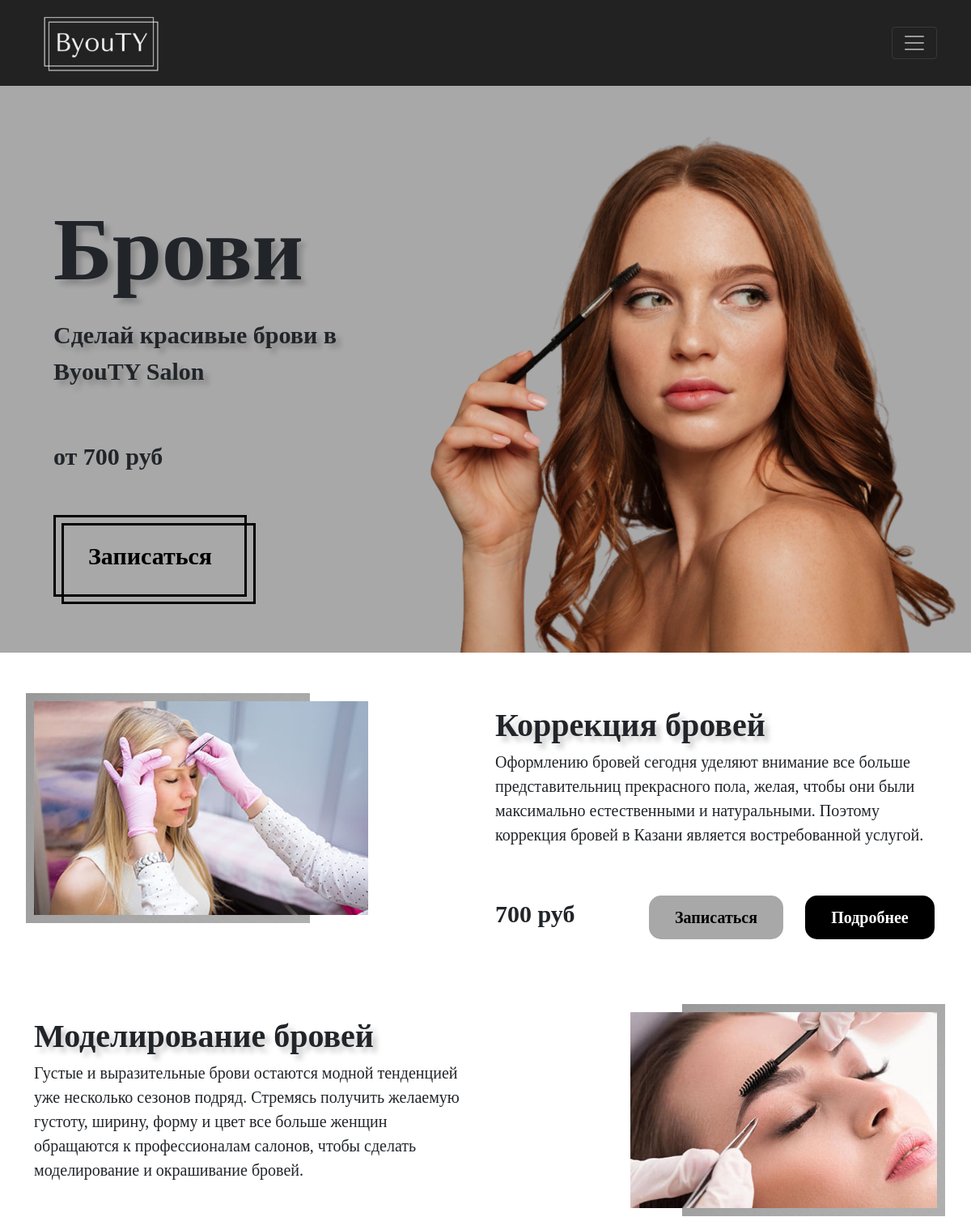
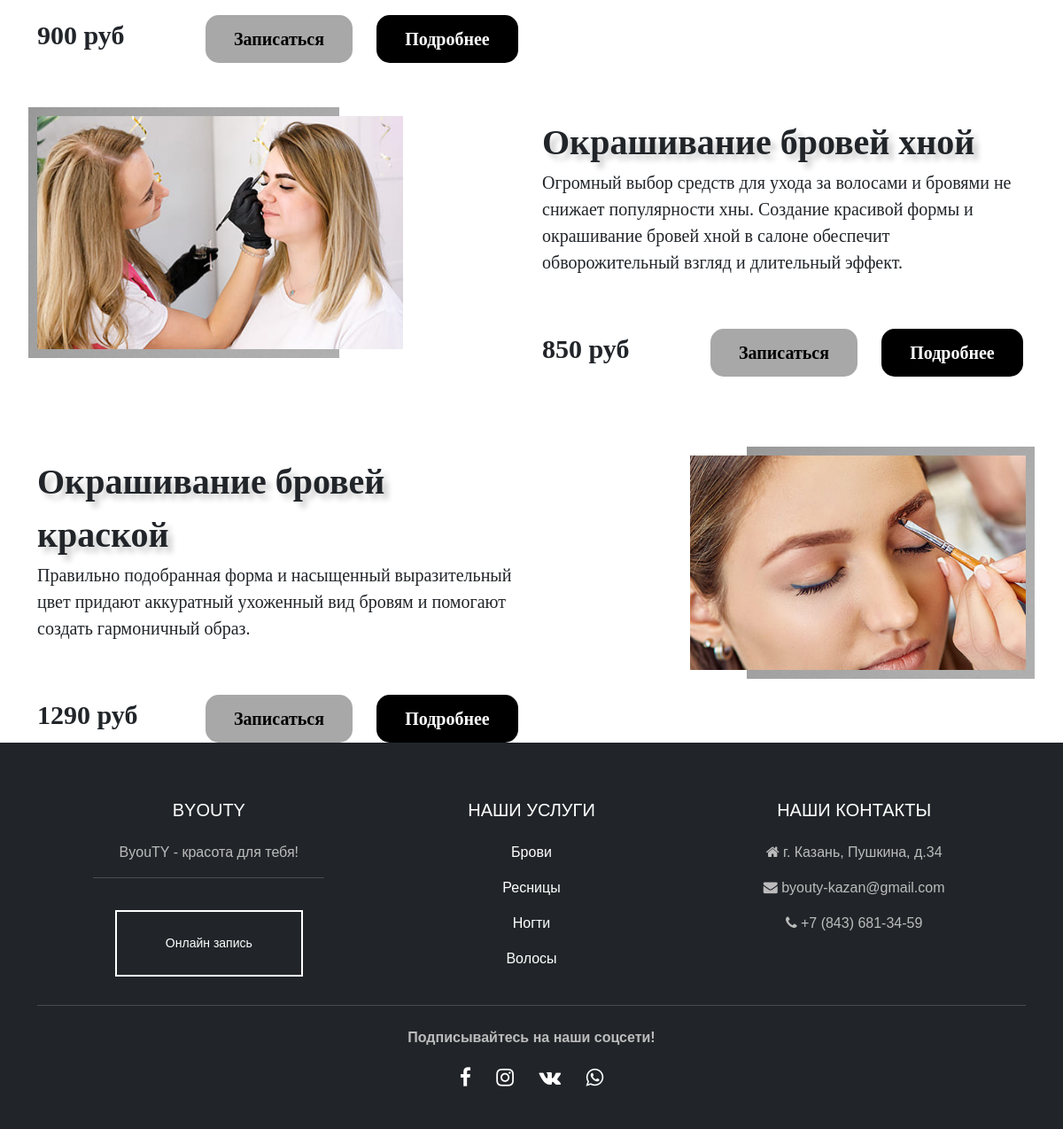
The app's page /uslugi/brows with its own data (2 pictures, top to bottom).
### beauty/models.py (models this page shows, shortened)
class Beauty(models.Model):
    procedures = models.ForeignKey(typeBeauty, on_delete=models.CASCADE, default=1, blank=True)
    title = models.CharField(max_length=100)
    description = models.CharField(max_length=250)
    price = models.IntegerField(default=0)
    image = models.ImageField(upload_to='beauty/images/uslugi')

### beauty/views.py (the view)
# urls.py: path('brows', views.brows, name='brows'),
def brows(request):
    procedures = Beauty.objects.all()
    return render(request, 'uslugi.brovi.html',
    {'procedures':procedures})

### beauty/templates/uslugi.brovi.html (shortened to what this page needs)
{% extends 'base.html' %}
{% block content %}
<div style="background-color: #a8a8a8;">
    <div class="container">
        <div class="row">
            <div class="col-md-9 col-lg-5 col-xl-5 col-xxl-5">
                <div class="container h-100 d-flex flex-column justify-content">
                    <div class="h-100">
                        <p class="homepage-title mx-auto" style="text-align: left;">
                            Брови
                        </p>
                        <div class="homepage-title2" style="text-align: left;">
                        Сделай красивые брови в <br> ByouTY Salon
                        </div>
                        <div class="homepage-descr" style="text-align: left; margin-top: 60px;">
                           от 700 руб
                        </div>
                        <div class="homepage-descr2" style="text-align: left; margin-top: 40px;">
                            <a href="{% url 'uslugi' 1 %}">
                                <p style="font-size: 30px;
                                margin-top: 10px;
                                margin-bottom: -100px;
                                color: black;
                                padding: 25px 40px;
                                border: 3px solid black;
                                position: absolute;
                                display: inline-block;
                                transition: 0.3s all;
                                text-decoration: none;">
                                    Записаться
                                </p>
                                <p style="font-size: 30px;
                                margin-left: 10px;
                                margin-top: 20px;
                                padding: 47px 117px;
                                border: 3px solid black;
                                position: absolute;
                                display: inline-block;
                                transition: 0.3s all;
                                text-decoration: none;">
                                </p>
                            </a>
                        </div>
                    </div>
                </div>
            </div>
            <div class="col-md-3 col-lg-7 col-xl-7 col-xxl-7" >
                <div class="box">
                    {% load static %}
                    <img src="{% static 'images/brow-bg.png' %}" alt="">
                </div>
            </div>
        </div>
    </div>
</div>
<div class="container">
    {% for procedure in procedures %}
    {% if procedure.procedures.type == 'Брови' %}
    {% if not forloop.counter|divisibleby:2 %}
    <div class="row">
        <div class="col-md-3 col-lg-6 col-xl-6 col-xxl-6">
            <div class="box-image">
                <div class="img">
                    <img src="{{ procedure.image.url }}" alt=""
                    style = "height: 48%; width: 75.6%;">
                </div>
                <div class="square square-left">
                    {% load static %}
                </div>
            </div>
        </div>
        <div class="col-md-9 col-lg-6 col-xl-6 col-xxl-6">
            <div class="homepage-title" style="text-align: left; font-size: 40px; margin-top: 60px;">
                {{ procedure.title }}
            </div>
            <div class="homepage-descr2" style="text-align: left; font-weight:lighter">
                {{ procedure.description }}
            </div>
            <div class="row">
                <div class="col-md-4 col-lg-4 col-xl-4 col-xxl-4">
                    <div class="homepage-descr2" style="text-align: left; margin-top: 60px; font-size: 30px;">
                        {{ procedure.price }} руб
                    </div>
                </div>
                <div class="col-md-4 col-lg-4 col-xl-4 col-xxl-4">
                    <div class="homepage-descr2">
                        <a href="{% url 'master' procedure.id %}" style="border: 2px solid #a8a8a8;
                        margin-top: 60px;
                        padding: 10px 30px;
                        border-radius: 15px;
                        background-color: #a8a8a8;
                        color: black;
                        display: inline-block;
                        transition: 0.3s all;
                        text-decoration: none;">
                            Записаться
                        </a>
                    </div>
                </div>
                <div class="col-md-4 col-lg-4 col-xl-4 col-xxl-4">
                    <div class="homepage-descr2">
                        <a href="{% url 'brows.detail' procedure.id %}" style="border: 2px solid black;
                        margin-top: 60px;
                        padding: 10px 30px;
                        border-radius: 15px;
                        background-color: black;
                        color: white;
                        display: inline-block;
                        transition: 0.3s all;
                        text-decoration: none;">
                            Подробнее
                        </a>
                    </div>
                </div>
            </div>
        </div>
    </div>
    {% endif %}
    {% if forloop.counter|divisibleby:2 %}
    <div class="row">
        <div class="col-md-9 col-lg-6 col-xl-6 col-xxl-6">
            <div class="homepage-title" style="text-align: left; font-size: 40px; margin-top: 60px;">
                {{ procedure.title }}
            </div>
            <div class="homepage-descr2" style="text-align: left; font-weight:lighter">
                {{ procedure.description }}
            </div>
            <div class="row">
                <div class="col-md-4 col-lg-4 col-xl-4 col-xxl-4">
                    <div class="homepage-descr2" style="text-align: left; margin-top: 60px; font-size: 30px;">
                        {{ procedure.price }} руб
                    </div>
                </div>
                <div class="col-md-4 col-lg-4 col-xl-4 col-xxl-4">
                    <div class="homepage-descr2">
                        <a href="{% url 'master' procedure.id %}" style="border: 2px solid #a8a8a8;
                        margin-top: 60px;
                        padding: 10px 30px;
                        border-radius: 15px;
                        background-color: #a8a8a8;
                        color: black;
                        display: inline-block;
                        transition: 0.3s all;
                        text-decoration: none;">
                            Записаться
                        </a>
                    </div>
                </div>
                <div class="col-md-4 col-lg-4 col-xl-4 col-xxl-4">
                    <div class="homepage-descr2">
                        <a href="{% url 'brows.detail' procedure.id %}" style="border: 2px solid black;
                        margin-top: 60px;
                        padding: 10px 30px;
                        border-radius: 15px;
                        background-color: black;
                        color: white;
                        display: inline-block;
                        transition: 0.3s all;
                        text-decoration: none;">
                            Подробнее
                        </a>
                    </div>
                </div>
            </div>
        </div>
        <div class="col-md-3 col-lg-6 col-xl-6 col-xxl-6">
            <div class="box-image">
                <div class="img" style="margin-left: 167px;">
                    <img src="{{ procedure.image.url }}" alt=""
                    style = "height: 64%; width: 100%;">
                </div>
                <div class="square">
                    {% load static %}
                </div>
            </div>
        </div>
    </div>
    {% endif %}
    {% endif %}
    {% endfor %}
</div>
{% endblock content %}

### beautysalon/templates/base.html (shortened to what this page needs)
<!doctype html>
<html lang="en">
<head>
        <link href="https://cdn.jsdelivr.net/npm/bootstrap@5.1.1/dist/css/bootstrap.min.css" rel="stylesheet" />
        <link href="https://cdnjs.cloudflare.com/ajax/libs/font-awesome/4.3.0/css/font-awesome.css" rel="stylesheet">
        {% load static%}
        <link rel="stylesheet" href="{% static 'styles/styles.css' %}">
</head>
<body>
    <nav class="navbar navbar-dark
        navbar-expand-xxl" style="background-color:#222222">
        <div class="container ">
            <div class="col-md-2 col-lg-2 col-xl-2 col-xxl-2 mt-auto">
                <a
                    href="{% url 'home'%}"
                    class="navbar-brand">
                    {% load static %}
                    <img
                        class="d-inline-block align-middle"
                        src="{% static 'images/logo.jpg' %}"
                        width="90%" height="90%"
                        style="margin: 0;"/>
                </a>
            </div>
            <button class="navbar-toggler" type="button"
                    data-bs-toggle="collapse"
                    data-bs-target="#navbarNav"
                    aria-controls="navbarNav"
                    aria-expanded="false"
                    aria-label="Toggle navigation">
                    <span class="navbar-toggler-icon"></span>
            </button>
        </div>
    </nav>
    {% block content %}
    {% endblock content %}
    <footer class="bg-dark pt-5 pb-4" style="color:rgb(188, 188, 188)">
        <div class="container text-center text-md-left" style="font-family:Arial">
            <div class="row text-center text-md-left">
                <div class="col-md-3 col-lg-3 col-xl-3 mx-auto mt-3">
                    <h5 class="text-uppercase mb-4
                        font-weight-bold text-white">byouty</h5>
                    <p>
                        ByouTY - красота для тебя!
                    </p>
                    <p>
                        <hr>
                    </p>
                    <p>
                        <a href="{% url 'zapis' %}" style="font-size: 14px;
                        margin-top: 20px;
                        color: #FFFFFF;
                        padding: 25px 55px;
                        border: 2px solid #FFFFFF;
                        display: inline-block;
                        transition: 0.3s all;
                        text-decoration: none;">
                            Онлайн запись
                        </a>
                    </p>
                </div>
                <div class="col-md-2 col-lg-2 col-xl-2 mx-auto mt-3">
                    <h5 class="text-uppercase mb-4 font-weight-bold text-white">
                         наши Услуги
                    </h5>
                    <p>
                        <a href="{% url 'brows' %}" class="text-white" style="text-decoration:none">
                            Брови
                        </a>
                    </p>
                    <p>
                        <a href="{% url 'lashes' %}" class="text-white" style="text-decoration:none">
                            Ресницы
                        </a>
                    </p>
                    <p>
                        <a href="{% url 'nails' %}" class="text-white" style="text-decoration:none">
                            Ногти
                        </a>
                    </p>
                    <p>
                        <a href="{% url 'hair' %}" class="text-white" style="text-decoration:none">
                            Волосы
                        </a>
                    </p>
                </div>
                <div class="col-md-4 col-lg-3 col-xl-3 mx-auto mt-3">
                    <h5 class="text-uppercase mb-4 font-weight-bold text-white">
                        Наши контакты
                    </h5>
                    <p>
                        <i class="fa fa-home mr-3"></i>
                            г. Казань, Пушкина, д.34
                    </p>
                    <p>
                        <i class="fa fa-envelope mr-3"></i>
                            byouty-kazan@gmail.com
                    </p>
                    <p>
                        <i class="fa fa-phone mr-3"></i>
                            +7 (843) 681-34-59
                    </p>
                </div>
            </div>
            <hr class="mb-4">
            <div class="row allign-items-center">
                <div class="">
                    <p>
                        <strong>Подписывайтесь на наши соцсети!</strong>
                    </p>
                </div>
                <div class="">
                    <div class="text-center">
                        <ul class="list-unstyled list-inline">
                            <li class="list-inline-item">
                                <a href="#" class="btn-floating btn-sm text-white" style="font-size:23px;">
                                    <i class="fa fa-facebook"></i>
                                </a>
                            </li>
                            <li class="list-inline-item">
                                <a href="#" class="btn-floating btn-sm text-white" style="font-size:23px;">
                                    <i class="fa fa-instagram"></i>
                                </a>
                            </li>
                            <li class="list-inline-item">
                                <a href="#" class="btn-floating btn-sm text-white" style="font-size:23px;">
                                    <i class="fa fa-vk"></i>
                                </a>
                            </li>
                            <li class="list-inline-item">
                                <a href="#" class="btn-floating btn-sm text-white" style="font-size:23px;">
                                    <i class="fa fa-whatsapp"></i>
                                </a>
                            </li>
                        </ul>
                    </div>
                </div>
            </div>
        </div>
    </footer>
</body>
</html>

### beautysalon/static/styles/styles.css (style rules this page uses)
.homepage-title { margin-top: 15vh; margin-bottom: 0; text-align: center; font-size: 110px; text-decoration: none; font-family:Garamond; font-weight: 900; text-shadow: 6px 6px 6px rgba(0,0,0,.2); }
.homepage-title2 { margin: 0; padding: 0; text-align: left; font-size: 30px; text-decoration: none; font-family:Garamond; font-weight: 900; text-shadow: 6px 6px 6px rgba(0,0,0,.2); }
.homepage-descr { margin-top: 12vh; text-align: center; font-size: 30px; text-decoration: none; font-family:Garamond; font-weight: 900; }
.homepage-descr2 { text-align: center; font-size: 20px; text-decoration: none; font-family:Garamond; font-weight: 900; }
.box { position: relative; overflow:hidden; width:700px; height:700px; }
.box img { position: absolute; top:50%; left:50%; -webkit-transform:translate(-50%,-50%); -ms-transform:translate(-50%,-50%); transform:translate(-50%,-50%); width:700px; height:700px; -o-object-fit:cover; object-fit:cover; }
.box-image { position: relative; font-size: 0; margin-bottom: 60px; margin-top: 60px; }
.box-image .img { position: relative; z-index: 2; display: block; max-width: 100%; }
.box-image .square { position: absolute; padding-bottom: -30px; height: calc(100% + 20px); top: -10px; right: -10px; bottom: -10px; background: #91d5de; display: block; }
.box-image .square.square-left { right: auto; left: -10px; }

### records on screen
Beauty: image (picture), title "Коррекция бровей", description "Оформлению бровей сегодня уделяют внимание все больше представительниц прекрасного пола, желая, чтобы они были максимально естественными и натуральными. Поэтому коррекция бровей в Казани является востребованной услугой.", price "700"
Beauty: title "Моделирование бровей", description "Густые и выразительные брови остаются модной тенденцией уже несколько сезонов подряд. Стремясь получить желаемую густоту, ширину, форму и цвет все больше женщин обращаются к профессионалам салонов, чтобы сделать моделирование и окрашивание бровей.", price "900", image (picture)
Beauty: image (picture), title "Окрашивание бровей хной", description "Огромный выбор средств для ухода за волосами и бровями не снижает популярности хны. Создание красивой формы и окрашивание бровей хной в салоне обеспечит обворожительный взгляд и длительный эффект.", price "850"
Beauty: title "Окрашивание бровей краской", description "Правильно подобранная форма и насыщенный выразительный цвет придают аккуратный ухоженный вид бровям и помогают создать гармоничный образ.", price "1290", image (picture)
